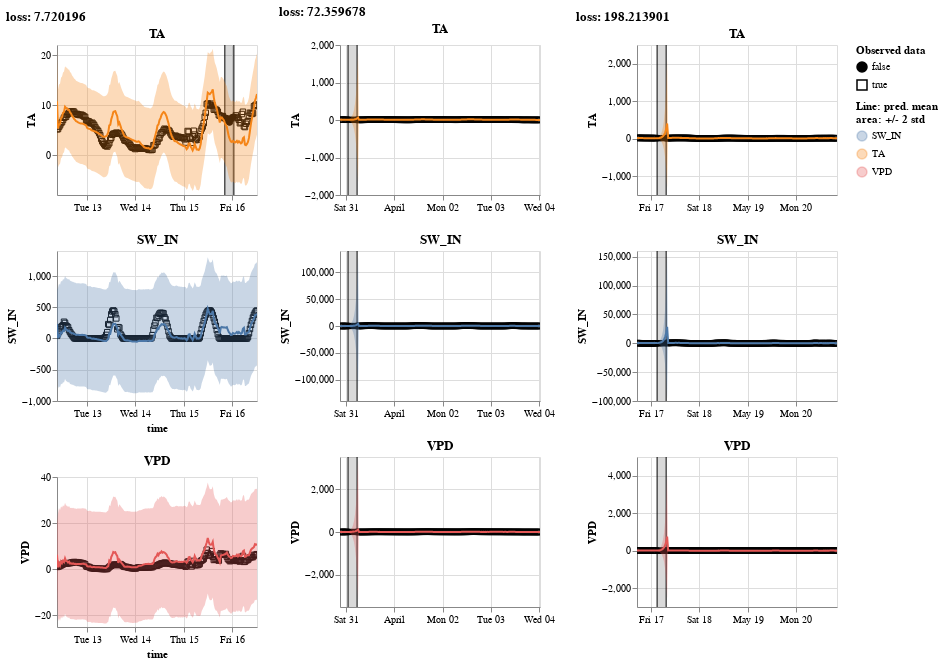

Source (notebook cell):
### Code cell
show_results(learn)

### Figure 1 — Vega-Lite specification as saved in the notebook (floating-point values rounded to 4 significant figures; data arrays with more than 128 entries replaced by an {"elided": "..."} marker saying what was removed)
{"config": {"view": {"continuousWidth": 400, "continuousHeight": 300}}, "hconcat": [{"vconcat": [{"hconcat": [{"layer": [{"data": {"name": "data-d106d050170b4e4df5669b259c0b1313"}, "mark": {"type": "point", "color": "black", "fillOpacity": 1, "strokeWidth": 1}, "encoding": {"fill": {"field": "is_present", "legend": {"title": ["Observed data"]}, "scale": {"range": ["black", "#ffffff00"]}, "type": "nominal"}, "shape": {"field": "is_present", "type": "nominal"}, "x": {"axis": {"domain": true, "labels": true, "ticks": true, "title": "time"}, "field": "time", "type": "temporal"}, "y": {"field": "value", "scale": {"zero": false}, "title": "TA", "type": "quantitative"}}}, {"layer": [{"mark": "rule", "encoding": {"x": {"axis": {"domain": false, "labels": false, "ticks": false, "title": null}, "field": "gap_start", "type": "temporal"}}}, {"mark": "rule", "encoding": {"x": {"axis": {"domain": false, "labels": false, "ticks": false, "title": null}, "field": "gap_end", "type": "temporal"}}}, {"mark": {"type": "rect", "color": "black", "opacity": 0.15}, "encoding": {"x": {"axis": {"domain": false, "labels": false, "ticks": false, "title": null}, "field": "gap_start", "type": "temporal"}, "x2": {"field": "gap_end"}}}], "data": {"name": "data-5876abd3bb7af306f688c932cd7e91a8"}}, {"layer": [{"mark": "errorband", "encoding": {"color": {"field": "variable", "legend": {"title": ["Line: pred. mean", "area: +/- 2 std"]}, "type": "nominal"}, "x": {"field": "time", "type": "temporal"}, "y": {"field": "err_low", "scale": {"zero": false}, "title": "TA", "type": "quantitative"}, "y2": {"field": "err_high"}}, "name": "view_19"}, {"mark": "line", "encoding": {"color": {"field": "variable", "type": "nominal"}, "x": {"field": "time", "type": "temporal"}, "y": {"field": "mean", "scale": {"zero": false}, "title": "TA", "type": "quantitative"}}}], "data": {"name": "data-d106d050170b4e4df5669b259c0b1313"}}], "height": 150, "title": "TA", "width": 200}]}, {"hconcat": [{"layer": [{"mark": {"type": "point", "color": "black", "fillOpacity": 1, "strokeWidth": 1}, "encoding": {"fill": {"field": "is_present", "legend": {"title": ["Observed data"]}, "scale": {"range": ["black", "#ffffff00"]}, "type": "nominal"}, "shape": {"field": "is_present", "type": "nominal"}, "x": {"axis": {"domain": true, "labels": true, "ticks": true, "title": "time"}, "field": "time", "type": "temporal"}, "y": {"field": "value", "scale": {"zero": false}, "title": "SW_IN", "type": "quantitative"}}}, {"layer": [{"mark": "errorband", "encoding": {"color": {"field": "variable", "legend": {"title": ["Line: pred. mean", "area: +/- 2 std"]}, "type": "nominal"}, "x": {"field": "time", "type": "temporal"}, "y": {"field": "err_low", "scale": {"zero": false}, "title": "SW_IN", "type": "quantitative"}, "y2": {"field": "err_high"}}, "name": "view_20"}, {"mark": "line", "encoding": {"color": {"field": "variable", "type": "nominal"}, "x": {"field": "time", "type": "temporal"}, "y": {"field": "mean", "scale": {"zero": false}, "title": "SW_IN", "type": "quantitative"}}}]}], "height": 150, "title": "SW_IN", "width": 200}], "data": {"name": "data-a84caffe34480d4435afe74aa8ad90a3"}}, {"hconcat": [{"layer": [{"mark": {"type": "point", "color": "black", "fillOpacity": 1, "strokeWidth": 1}, "encoding": {"fill": {"field": "is_present", "legend": {"title": ["Observed data"]}, "scale": {"range": ["black", "#ffffff00"]}, "type": "nominal"}, "shape": {"field": "is_present", "type": "nominal"}, "x": {"axis": {"domain": true, "labels": true, "ticks": true, "title": "time"}, "field": "time", "type": "temporal"}, "y": {"field": "value", "scale": {"zero": false}, "title": "VPD", "type": "quantitative"}}}, {"layer": [{"mark": "errorband", "encoding": {"color": {"field": "variable", "legend": {"title": ["Line: pred. mean", "area: +/- 2 std"]}, "type": "nominal"}, "x": {"field": "time", "type": "temporal"}, "y": {"field": "err_low", "scale": {"zero": false}, "title": "VPD", "type": "quantitative"}, "y2": {"field": "err_high"}}, "name": "view_21"}, {"mark": "line", "encoding": {"color": {"field": "variable", "type": "nominal"}, "x": {"field": "time", "type": "temporal"}, "y": {"field": "mean", "scale": {"zero": false}, "title": "VPD", "type": "quantitative"}}}]}], "height": 150, "title": "VPD", "width": 200}], "data": {"name": "data-eef20b78583a6a224ea60d93a654be2c"}}], "title": "loss: 7.720196"}, {"vconcat": [{"hconcat": [{"layer": [{"data": {"name": "data-3bc25440d8cc46efa2c56f20a26e49c9"}, "mark": {"type": "point", "color": "black", "fillOpacity": 1, "strokeWidth": 1}, "encoding": {"fill": {"field": "is_present", "legend": {"title": ["Observed data"]}, "scale": {"range": ["black", "#ffffff00"]}, "type": "nominal"}, "shape": {"field": "is_present", "type": "nominal"}, "x": {"axis": {"domain": true, "labels": true, "ticks": true, "title": "time"}, "field": "time", "type": "temporal"}, "y": {"field": "value", "scale": {"zero": false}, "title": "TA", "type": "quantitative"}}}, {"layer": [{"mark": "rule", "encoding": {"x": {"axis": {"domain": false, "labels": false, "ticks": false, "title": null}, "field": "gap_start", "type": "temporal"}}}, {"mark": "rule", "encoding": {"x": {"axis": {"domain": false, "labels": false, "ticks": false, "title": null}, "field": "gap_end", "type": "temporal"}}}, {"mark": {"type": "rect", "color": "black", "opacity": 0.15}, "encoding": {"x": {"axis": {"domain": false, "labels": false, "ticks": false, "title": null}, "field": "gap_start", "type": "temporal"}, "x2": {"field": "gap_end"}}}], "data": {"name": "data-1ec848bab5cdf06a4bfd75bbcc8474a9"}}, {"layer": [{"mark": "errorband", "encoding": {"color": {"field": "variable", "legend": {"title": ["Line: pred. mean", "area: +/- 2 std"]}, "type": "nominal"}, "x": {"field": "time", "type": "temporal"}, "y": {"field": "err_low", "scale": {"zero": false}, "title": "TA", "type": "quantitative"}, "y2": {"field": "err_high"}}, "name": "view_22"}, {"mark": "line", "encoding": {"color": {"field": "variable", "type": "nominal"}, "x": {"field": "time", "type": "temporal"}, "y": {"field": "mean", "scale": {"zero": false}, "title": "TA", "type": "quantitative"}}}], "data": {"name": "data-3bc25440d8cc46efa2c56f20a26e49c9"}}], "height": 150, "title": "TA", "width": 200}]}, {"hconcat": [{"layer": [{"data": {"name": "data-0cca6d9234f73def2dbbc7f7742314ac"}, "mark": {"type": "point", "color": "black", "fillOpacity": 1, "strokeWidth": 1}, "encoding": {"fill": {"field": "is_present", "legend": {"title": ["Observed data"]}, "scale": {"range": ["black", "#ffffff00"]}, "type": "nominal"}, "shape": {"field": "is_present", "type": "nominal"}, "x": {"axis": {"domain": true, "labels": true, "ticks": true, "title": "time"}, "field": "time", "type": "temporal"}, "y": {"field": "value", "scale": {"zero": false}, "title": "SW_IN", "type": "quantitative"}}}, {"layer": [{"mark": "rule", "encoding": {"x": {"axis": {"domain": false, "labels": false, "ticks": false, "title": null}, "field": "gap_start", "type": "temporal"}}}, {"mark": "rule", "encoding": {"x": {"axis": {"domain": false, "labels": false, "ticks": false, "title": null}, "field": "gap_end", "type": "temporal"}}}, {"mark": {"type": "rect", "color": "black", "opacity": 0.15}, "encoding": {"x": {"axis": {"domain": false, "labels": false, "ticks": false, "title": null}, "field": "gap_start", "type": "temporal"}, "x2": {"field": "gap_end"}}}], "data": {"name": "data-1ec848bab5cdf06a4bfd75bbcc8474a9"}}, {"layer": [{"mark": "errorband", "encoding": {"color": {"field": "variable", "legend": {"title": ["Line: pred. mean", "area: +/- 2 std"]}, "type": "nominal"}, "x": {"field": "time", "type": "temporal"}, "y": {"field": "err_low", "scale": {"zero": false}, "title": "SW_IN", "type": "quantitative"}, "y2": {"field": "err_high"}}, "name": "view_23"}, {"mark": "line", "encoding": {"color": {"field": "variable", "type": "nominal"}, "x": {"field": "time", "type": "temporal"}, "y": {"field": "mean", "scale": {"zero": false}, "title": "SW_IN", "type": "quantitative"}}}], "data": {"name": "data-0cca6d9234f73def2dbbc7f7742314ac"}}], "height": 150, "title": "SW_IN", "width": 200}]}, {"hconcat": [{"layer": [{"data": {"name": "data-091d300092516ecafe2db81f1c55051e"}, "mark": {"type": "point", "color": "black", "fillOpacity": 1, "strokeWidth": 1}, "encoding": {"fill": {"field": "is_present", "legend": {"title": ["Observed data"]}, "scale": {"range": ["black", "#ffffff00"]}, "type": "nominal"}, "shape": {"field": "is_present", "type": "nominal"}, "x": {"axis": {"domain": true, "labels": true, "ticks": true, "title": "time"}, "field": "time", "type": "temporal"}, "y": {"field": "value", "scale": {"zero": false}, "title": "VPD", "type": "quantitative"}}}, {"layer": [{"mark": "rule", "encoding": {"x": {"axis": {"domain": false, "labels": false, "ticks": false, "title": null}, "field": "gap_start", "type": "temporal"}}}, {"mark": "rule", "encoding": {"x": {"axis": {"domain": false, "labels": false, "ticks": false, "title": null}, "field": "gap_end", "type": "temporal"}}}, {"mark": {"type": "rect", "color": "black", "opacity": 0.15}, "encoding": {"x": {"axis": {"domain": false, "labels": false, "ticks": false, "title": null}, "field": "gap_start", "type": "temporal"}, "x2": {"field": "gap_end"}}}], "data": {"name": "data-1ec848bab5cdf06a4bfd75bbcc8474a9"}}, {"layer": [{"mark": "errorband", "encoding": {"color": {"field": "variable", "legend": {"title": ["Line: pred. mean", "area: +/- 2 std"]}, "type": "nominal"}, "x": {"field": "time", "type": "temporal"}, "y": {"field": "err_low", "scale": {"zero": false}, "title": "VPD", "type": "quantitative"}, "y2": {"field": "err_high"}}, "name": "view_24"}, {"mark": "line", "encoding": {"color": {"field": "variable", "type": "nominal"}, "x": {"field": "time", "type": "temporal"}, "y": {"field": "mean", "scale": {"zero": false}, "title": "VPD", "type": "quantitative"}}}], "data": {"name": "data-091d300092516ecafe2db81f1c55051e"}}], "height": 150, "title": "VPD", "width": 200}]}], "title": "loss: 72.359678"}, {"vconcat": [{"hconcat": [{"layer": [{"data": {"name": "data-c6f286e8658b91c5fce02eea89de1f57"}, "mark": {"type": "point", "color": "black", "fillOpacity": 1, "strokeWidth": 1}, "encoding": {"fill": {"field": "is_present", "legend": {"title": ["Observed data"]}, "scale": {"range": ["black", "#ffffff00"]}, "type": "nominal"}, "shape": {"field": "is_present", "type": "nominal"}, "x": {"axis": {"domain": true, "labels": true, "ticks": true, "title": "time"}, "field": "time", "type": "temporal"}, "y": {"field": "value", "scale": {"zero": false}, "title": "TA", "type": "quantitative"}}}, {"layer": [{"mark": "rule", "encoding": {"x": {"axis": {"domain": false, "labels": false, "ticks": false, "title": null}, "field": "gap_start", "type": "temporal"}}}, {"mark": "rule", "encoding": {"x": {"axis": {"domain": false, "labels": false, "ticks": false, "title": null}, "field": "gap_end", "type": "temporal"}}}, {"mark": {"type": "rect", "color": "black", "opacity": 0.15}, "encoding": {"x": {"axis": {"domain": false, "labels": false, "ticks": false, "title": null}, "field": "gap_start", "type": "temporal"}, "x2": {"field": "gap_end"}}}], "data": {"name": "data-7909c8bc3dc36fa88cf7e41252519b95"}}, {"layer": [{"mark": "errorband", "encoding": {"color": {"field": "variable", "legend": {"title": ["Line: pred. mean", "area: +/- 2 std"]}, "type": "nominal"}, "x": {"field": "time", "type": "temporal"}, "y": {"field": "err_low", "scale": {"zero": false}, "title": "TA", "type": "quantitative"}, "y2": {"field": "err_high"}}, "name": "view_25"}, {"mark": "line", "encoding": {"color": {"field": "variable", "type": "nominal"}, "x": {"field": "time", "type": "temporal"}, "y": {"field": "mean", "scale": {"zero": false}, "title": "TA", "type": "quantitative"}}}], "data": {"name": "data-c6f286e8658b91c5fce02eea89de1f57"}}], "height": 150, "title": "TA", "width": 200}]}, {"hconcat": [{"layer": [{"data": {"name": "data-322af1feb408017bad3c65dfaa3f0205"}, "mark": {"type": "point", "color": "black", "fillOpacity": 1, "strokeWidth": 1}, "encoding": {"fill": {"field": "is_present", "legend": {"title": ["Observed data"]}, "scale": {"range": ["black", "#ffffff00"]}, "type": "nominal"}, "shape": {"field": "is_present", "type": "nominal"}, "x": {"axis": {"domain": true, "labels": true, "ticks": true, "title": "time"}, "field": "time", "type": "temporal"}, "y": {"field": "value", "scale": {"zero": false}, "title": "SW_IN", "type": "quantitative"}}}, {"layer": [{"mark": "rule", "encoding": {"x": {"axis": {"domain": false, "labels": false, "ticks": false, "title": null}, "field": "gap_start", "type": "temporal"}}}, {"mark": "rule", "encoding": {"x": {"axis": {"domain": false, "labels": false, "ticks": false, "title": null}, "field": "gap_end", "type": "temporal"}}}, {"mark": {"type": "rect", "color": "black", "opacity": 0.15}, "encoding": {"x": {"axis": {"domain": false, "labels": false, "ticks": false, "title": null}, "field": "gap_start", "type": "temporal"}, "x2": {"field": "gap_end"}}}], "data": {"name": "data-7909c8bc3dc36fa88cf7e41252519b95"}}, {"layer": [{"mark": "errorband", "encoding": {"color": {"field": "variable", "legend": {"title": ["Line: pred. mean", "area: +/- 2 std"]}, "type": "nominal"}, "x": {"field": "time", "type": "temporal"}, "y": {"field": "err_low", "scale": {"zero": false}, "title": "SW_IN", "type": "quantitative"}, "y2": {"field": "err_high"}}, "name": "view_26"}, {"mark": "line", "encoding": {"color": {"field": "variable", "type": "nominal"}, "x": {"field": "time", "type": "temporal"}, "y": {"field": "mean", "scale": {"zero": false}, "title": "SW_IN", "type": "quantitative"}}}], "data": {"name": "data-322af1feb408017bad3c65dfaa3f0205"}}], "height": 150, "title": "SW_IN", "width": 200}]}, {"hconcat": [{"layer": [{"data": {"name": "data-7dbf7e247c7e3d3eaefe5e6ccb81202e"}, "mark": {"type": "point", "color": "black", "fillOpacity": 1, "strokeWidth": 1}, "encoding": {"fill": {"field": "is_present", "legend": {"title": ["Observed data"]}, "scale": {"range": ["black", "#ffffff00"]}, "type": "nominal"}, "shape": {"field": "is_present", "type": "nominal"}, "x": {"axis": {"domain": true, "labels": true, "ticks": true, "title": "time"}, "field": "time", "type": "temporal"}, "y": {"field": "value", "scale": {"zero": false}, "title": "VPD", "type": "quantitative"}}}, {"layer": [{"mark": "rule", "encoding": {"x": {"axis": {"domain": false, "labels": false, "ticks": false, "title": null}, "field": "gap_start", "type": "temporal"}}}, {"mark": "rule", "encoding": {"x": {"axis": {"domain": false, "labels": false, "ticks": false, "title": null}, "field": "gap_end", "type": "temporal"}}}, {"mark": {"type": "rect", "color": "black", "opacity": 0.15}, "encoding": {"x": {"axis": {"domain": false, "labels": false, "ticks": false, "title": null}, "field": "gap_start", "type": "temporal"}, "x2": {"field": "gap_end"}}}], "data": {"name": "data-7909c8bc3dc36fa88cf7e41252519b95"}}, {"layer": [{"mark": "errorband", "encoding": {"color": {"field": "variable", "legend": {"title": ["Line: pred. mean", "area: +/- 2 std"]}, "type": "nominal"}, "x": {"field": "time", "type": "temporal"}, "y": {"field": "err_low", "scale": {"zero": false}, "title": "VPD", "type": "quantitative"}, "y2": {"field": "err_high"}}, "name": "view_27"}, {"mark": "line", "encoding": {"color": {"field": "variable", "type": "nominal"}, "x": {"field": "time", "type": "temporal"}, "y": {"field": "mean", "scale": {"zero": false}, "title": "VPD", "type": "quantitative"}}}], "data": {"name": "data-7dbf7e247c7e3d3eaefe5e6ccb81202e"}}], "height": 150, "title": "VPD", "width": 200}]}], "title": "loss: 198.213901"}], "params": [{"name": "param_30", "select": {"type": "interval", "encodings": ["x"]}, "bind": "scales", "views": ["view_19", "view_20", "view_21"]}, {"name": "param_34", "select": {"type": "interval", "encodings": ["x"]}, "bind": "scales", "views": ["view_22", "view_23", "view_24"]}, {"name": "param_38", "select": {"type": "interval", "encodings": ["x"]}, "bind": "scales", "views": ["view_25", "view_26", "view_27"]}], "$schema": "https://vega.github.io/schema/vega-lite/v5.2.0.json", "datasets": {"data-d106d050170b4e4df5669b259c0b1313": {"elided": "200 records"}, "data-5876abd3bb7af306f688c932cd7e91a8": [{"gap_start": "2001-02-15T20:30:00", "gap_end": "2001-02-16T01:00:00"}], "data-a84caffe34480d4435afe74aa8ad90a3": {"elided": "200 records"}, "data-eef20b78583a6a224ea60d93a654be2c": {"elided": "200 records"}, "data-3bc25440d8cc46efa2c56f20a26e49c9": {"elided": "200 records"}, "data-1ec848bab5cdf06a4bfd75bbcc8474a9": [{"gap_start": "2007-03-31T01:00:00", "gap_end": "2007-03-31T05:30:00"}], "data-0cca6d9234f73def2dbbc7f7742314ac": {"elided": "200 records"}, "data-091d300092516ecafe2db81f1c55051e": {"elided": "200 records"}, "data-c6f286e8658b91c5fce02eea89de1f57": {"elided": "200 records"}, "data-7909c8bc3dc36fa88cf7e41252519b95": [{"gap_start": "2002-05-17T03:00:00", "gap_end": "2002-05-17T07:30:00"}], "data-322af1feb408017bad3c65dfaa3f0205": {"elided": "200 records"}, "data-7dbf7e247c7e3d3eaefe5e6ccb81202e": {"elided": "200 records"}}}
